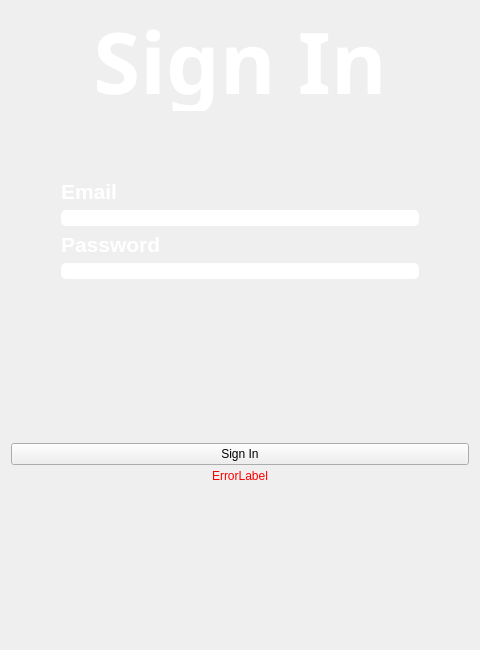
<?xml version="1.0" encoding="UTF-8"?>
<ui version="4.0">
 <class>SignIn</class>
 <widget class="QWidget" name="SignIn">
  <property name="enabled">
   <bool>true</bool>
  </property>
  <property name="geometry">
   <rect>
    <x>0</x>
    <y>0</y>
    <width>480</width>
    <height>650</height>
   </rect>
  </property>
  <property name="sizePolicy">
   <sizepolicy hsizetype="Fixed" vsizetype="Fixed">
    <horstretch>0</horstretch>
    <verstretch>0</verstretch>
   </sizepolicy>
  </property>
  <property name="minimumSize">
   <size>
    <width>480</width>
    <height>650</height>
   </size>
  </property>
  <property name="maximumSize">
   <size>
    <width>480</width>
    <height>650</height>
   </size>
  </property>
  <property name="windowTitle">
   <string>Widget</string>
  </property>
  <property name="autoFillBackground">
   <bool>false</bool>
  </property>
  <property name="styleSheet">
   <string notr="true">background-color: &quot;black&quot;</string>
  </property>
  <layout class="QVBoxLayout" name="verticalLayout" stretch="1,0,3">
   <item>
    <layout class="QVBoxLayout" name="DataLayout" stretch="0">
     <property name="sizeConstraint">
      <enum>QLayout::SizeConstraint::SetDefaultConstraint</enum>
     </property>
     <item>
      <widget class="QLabel" name="SignUpLabel">
       <property name="maximumSize">
        <size>
         <width>16777215</width>
         <height>100</height>
        </size>
       </property>
       <property name="font">
        <font>
         <family>Charter</family>
         <pointsize>64</pointsize>
         <bold>true</bold>
        </font>
       </property>
       <property name="styleSheet">
        <string notr="true">color: white</string>
       </property>
       <property name="text">
        <string>Sign In</string>
       </property>
       <property name="alignment">
        <set>Qt::AlignmentFlag::AlignCenter</set>
       </property>
      </widget>
     </item>
    </layout>
   </item>
   <item>
    <spacer name="verticalSpacer">
     <property name="orientation">
      <enum>Qt::Orientation::Vertical</enum>
     </property>
     <property name="sizeHint" stdset="0">
      <size>
       <width>20</width>
       <height>62</height>
      </size>
     </property>
    </spacer>
   </item>
   <item>
    <layout class="QVBoxLayout" name="FormLayout" stretch="8,0,2,0">
     <property name="leftMargin">
      <number>0</number>
     </property>
     <item>
      <layout class="QVBoxLayout" name="InputLayout">
       <property name="spacing">
        <number>6</number>
       </property>
       <property name="leftMargin">
        <number>50</number>
       </property>
       <property name="rightMargin">
        <number>50</number>
       </property>
       <item>
        <widget class="QLabel" name="EmailOrLoginLabel">
         <property name="maximumSize">
          <size>
           <width>16777215</width>
           <height>25</height>
          </size>
         </property>
         <property name="font">
          <font>
           <pointsize>16</pointsize>
           <bold>true</bold>
          </font>
         </property>
         <property name="styleSheet">
          <string notr="true">color: white</string>
         </property>
         <property name="text">
          <string>Email</string>
         </property>
        </widget>
       </item>
       <item>
        <widget class="QLineEdit" name="EmailOrLoginLineEdit">
         <property name="autoFillBackground">
          <bool>false</bool>
         </property>
         <property name="styleSheet">
          <string notr="true">background-color: 'white';
color: black;
border-radius: 5px;</string>
         </property>
        </widget>
       </item>
       <item>
        <widget class="QLabel" name="PasswordLabel">
         <property name="maximumSize">
          <size>
           <width>16777215</width>
           <height>25</height>
          </size>
         </property>
         <property name="font">
          <font>
           <pointsize>16</pointsize>
           <bold>true</bold>
          </font>
         </property>
         <property name="styleSheet">
          <string notr="true">color: white</string>
         </property>
         <property name="text">
          <string>Password</string>
         </property>
        </widget>
       </item>
       <item>
        <widget class="QLineEdit" name="PasswordLineEdit">
         <property name="autoFillBackground">
          <bool>false</bool>
         </property>
         <property name="styleSheet">
          <string notr="true">background-color: 'white';
color: black;
border-radius: 5px;</string>
         </property>
         <property name="echoMode">
          <enum>QLineEdit::EchoMode::Password</enum>
         </property>
        </widget>
       </item>
      </layout>
     </item>
     <item>
      <spacer name="verticalSpacer_2">
       <property name="orientation">
        <enum>Qt::Orientation::Vertical</enum>
       </property>
       <property name="sizeHint" stdset="0">
        <size>
         <width>20</width>
         <height>20</height>
        </size>
       </property>
      </spacer>
     </item>
     <item>
      <layout class="QVBoxLayout" name="ButtonLayout">
       <property name="leftMargin">
        <number>0</number>
       </property>
       <item>
        <widget class="QPushButton" name="SignUpButton">
         <property name="styleSheet">
          <string notr="true">background-color: &quot;#1A1A2E&quot;</string>
         </property>
         <property name="text">
          <string>Sign In</string>
         </property>
         <property name="autoDefault">
          <bool>false</bool>
         </property>
        </widget>
       </item>
       <item>
        <widget class="QLabel" name="ErorrsLabel">
         <property name="maximumSize">
          <size>
           <width>16777215</width>
           <height>10</height>
          </size>
         </property>
         <property name="styleSheet">
          <string notr="true">color: red</string>
         </property>
         <property name="text">
          <string>ErrorLabel</string>
         </property>
         <property name="alignment">
          <set>Qt::AlignmentFlag::AlignCenter</set>
         </property>
        </widget>
       </item>
      </layout>
     </item>
     <item>
      <spacer name="verticalSpacer_3">
       <property name="orientation">
        <enum>Qt::Orientation::Vertical</enum>
       </property>
       <property name="sizeHint" stdset="0">
        <size>
         <width>20</width>
         <height>20</height>
        </size>
       </property>
      </spacer>
     </item>
    </layout>
   </item>
  </layout>
 </widget>
 <resources/>
 <connections/>
</ui>
